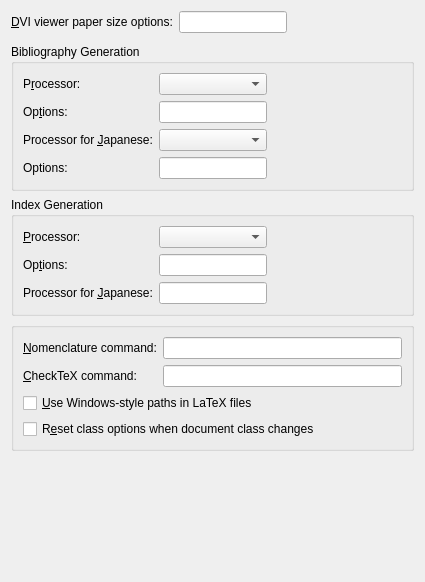
<?xml version="1.0" encoding="UTF-8"?>
<ui version="4.0">
 <class>PrefLatexUi</class>
 <widget class="QWidget" name="PrefLatexUi">
  <property name="geometry">
   <rect>
    <x>0</x>
    <y>0</y>
    <width>425</width>
    <height>582</height>
   </rect>
  </property>
  <property name="windowTitle">
   <string/>
  </property>
  <layout class="QGridLayout" name="gridLayout_8">
   <item row="0" column="0">
    <layout class="QGridLayout" name="gridLayout_4">
     <property name="leftMargin">
      <number>0</number>
     </property>
     <property name="topMargin">
      <number>0</number>
     </property>
     <property name="rightMargin">
      <number>0</number>
     </property>
     <property name="bottomMargin">
      <number>0</number>
     </property>
     <item row="0" column="0">
      <widget class="QLabel" name="latexDviPaperLA">
       <property name="text">
        <string>&amp;DVI viewer paper size options:</string>
       </property>
       <property name="buddy">
        <cstring>latexDviPaperED</cstring>
       </property>
      </widget>
     </item>
     <item row="0" column="1">
      <widget class="QLineEdit" name="latexDviPaperED">
       <property name="toolTip">
        <string>Optional paper size flag (-paper) for some DVI viewers</string>
       </property>
      </widget>
     </item>
    </layout>
   </item>
   <item row="0" column="1">
    <spacer name="horizontalSpacer_4">
     <property name="orientation">
      <enum>Qt::Horizontal</enum>
     </property>
     <property name="sizeHint" stdset="0">
      <size>
       <width>33</width>
       <height>20</height>
      </size>
     </property>
    </spacer>
   </item>
   <item row="1" column="0">
    <spacer name="verticalSpacer_2">
     <property name="orientation">
      <enum>Qt::Vertical</enum>
     </property>
     <property name="sizeType">
      <enum>QSizePolicy::Fixed</enum>
     </property>
     <property name="sizeHint" stdset="0">
      <size>
       <width>20</width>
       <height>5</height>
      </size>
     </property>
    </spacer>
   </item>
   <item row="2" column="0" colspan="2">
    <widget class="QGroupBox" name="bibtexGB">
     <property name="title">
      <string>Bibliography Generation</string>
     </property>
     <property name="flat">
      <bool>true</bool>
     </property>
     <layout class="QGridLayout" name="gridLayout_7">
      <item row="0" column="0" rowspan="2">
       <layout class="QGridLayout" name="gridLayout">
        <item row="0" column="0">
         <widget class="QLabel" name="latexBibtexLA">
          <property name="text">
           <string>P&amp;rocessor:</string>
          </property>
          <property name="buddy">
           <cstring>latexBibtexCO</cstring>
          </property>
         </widget>
        </item>
        <item row="0" column="1">
         <widget class="QComboBox" name="latexBibtexCO"/>
        </item>
        <item row="1" column="0">
         <widget class="QLabel" name="latexBibtexOptionsLA">
          <property name="text">
           <string>Op&amp;tions:</string>
          </property>
          <property name="buddy">
           <cstring>latexBibtexED</cstring>
          </property>
         </widget>
        </item>
        <item row="1" column="1">
         <widget class="QLineEdit" name="latexBibtexED">
          <property name="toolTip">
           <string>BibTeX command and options</string>
          </property>
         </widget>
        </item>
        <item row="2" column="0">
         <widget class="QLabel" name="latexJBibtexLA">
          <property name="text">
           <string>Processor for &amp;Japanese:</string>
          </property>
          <property name="buddy">
           <cstring>latexJBibtexCO</cstring>
          </property>
         </widget>
        </item>
        <item row="2" column="1">
         <widget class="QComboBox" name="latexJBibtexCO"/>
        </item>
        <item row="3" column="0">
         <widget class="QLabel" name="latexJBibtexOptionsLA">
          <property name="text">
           <string>Options:</string>
          </property>
          <property name="buddy">
           <cstring>latexJBibtexED</cstring>
          </property>
         </widget>
        </item>
        <item row="3" column="1">
         <widget class="QLineEdit" name="latexJBibtexED">
          <property name="toolTip">
           <string>Specific BibTeX command and options for pLaTeX (Japanese)</string>
          </property>
         </widget>
        </item>
       </layout>
      </item>
      <item row="0" column="1">
       <spacer name="horizontalSpacer">
        <property name="orientation">
         <enum>Qt::Horizontal</enum>
        </property>
        <property name="sizeHint" stdset="0">
         <size>
          <width>52</width>
          <height>20</height>
         </size>
        </property>
       </spacer>
      </item>
      <item row="1" column="1">
       <spacer name="horizontalSpacer_3">
        <property name="orientation">
         <enum>Qt::Horizontal</enum>
        </property>
        <property name="sizeHint" stdset="0">
         <size>
          <width>49</width>
          <height>20</height>
         </size>
        </property>
       </spacer>
      </item>
     </layout>
    </widget>
   </item>
   <item row="3" column="0" colspan="2">
    <widget class="QGroupBox" name="indexGB">
     <property name="title">
      <string>Index Generation</string>
     </property>
     <property name="flat">
      <bool>true</bool>
     </property>
     <layout class="QGridLayout" name="gridLayout_5">
      <item row="0" column="0">
       <layout class="QGridLayout" name="gridLayout_2">
        <item row="0" column="0">
         <widget class="QLabel" name="latexIndexLA">
          <property name="text">
           <string>&amp;Processor:</string>
          </property>
          <property name="buddy">
           <cstring>latexIndexCO</cstring>
          </property>
         </widget>
        </item>
        <item row="0" column="1">
         <widget class="QComboBox" name="latexIndexCO"/>
        </item>
        <item row="1" column="0">
         <widget class="QLabel" name="latexIndexOptionsLA">
          <property name="text">
           <string>Op&amp;tions:</string>
          </property>
          <property name="buddy">
           <cstring>latexIndexED</cstring>
          </property>
         </widget>
        </item>
        <item row="1" column="1">
         <widget class="QLineEdit" name="latexIndexED">
          <property name="toolTip">
           <string>Index command and options (makeindex, xindy)</string>
          </property>
         </widget>
        </item>
        <item row="2" column="0">
         <widget class="QLabel" name="latexJIndexLA">
          <property name="text">
           <string>Processor for &amp;Japanese:</string>
          </property>
          <property name="buddy">
           <cstring>latexJIndexED</cstring>
          </property>
         </widget>
        </item>
        <item row="2" column="1">
         <widget class="QLineEdit" name="latexJIndexED">
          <property name="toolTip">
           <string>Specific index command and options for pLaTeX (Japanese)</string>
          </property>
         </widget>
        </item>
       </layout>
      </item>
      <item row="0" column="1">
       <spacer name="horizontalSpacer_2">
        <property name="orientation">
         <enum>Qt::Horizontal</enum>
        </property>
        <property name="sizeHint" stdset="0">
         <size>
          <width>52</width>
          <height>20</height>
         </size>
        </property>
       </spacer>
      </item>
     </layout>
    </widget>
   </item>
   <item row="4" column="0" colspan="2">
    <widget class="QGroupBox" name="groupBox">
     <property name="title">
      <string/>
     </property>
     <property name="flat">
      <bool>true</bool>
     </property>
     <layout class="QGridLayout" name="gridLayout_6">
      <item row="0" column="0">
       <layout class="QGridLayout" name="gridLayout_3">
        <item row="0" column="1">
         <widget class="QLineEdit" name="latexNomenclED">
          <property name="toolTip">
           <string>Command and options for nomencl (usually makeindex)</string>
          </property>
         </widget>
        </item>
        <item row="1" column="1">
         <widget class="QLineEdit" name="latexChecktexED">
          <property name="toolTip">
           <string>CheckTeX start options and flags</string>
          </property>
         </widget>
        </item>
        <item row="1" column="0">
         <widget class="QLabel" name="latexChecktexLA">
          <property name="text">
           <string>&amp;CheckTeX command:</string>
          </property>
          <property name="buddy">
           <cstring>latexChecktexED</cstring>
          </property>
         </widget>
        </item>
        <item row="0" column="0">
         <widget class="QLabel" name="latexNomenclLA">
          <property name="text">
           <string>&amp;Nomenclature command:</string>
          </property>
          <property name="buddy">
           <cstring>latexNomenclED</cstring>
          </property>
         </widget>
        </item>
       </layout>
      </item>
      <item row="1" column="0">
       <widget class="QCheckBox" name="pathCB">
        <property name="enabled">
         <bool>true</bool>
        </property>
        <property name="toolTip">
         <string>Select whether LyX should output Windows or Cygwin style paths to LaTeX files. Change the default only if the TeX engine was not correctly detected at configure time. Warning: Your changes here will not be saved.</string>
        </property>
        <property name="layoutDirection">
         <enum>Qt::LeftToRight</enum>
        </property>
        <property name="text">
         <string>&amp;Use Windows-style paths in LaTeX files</string>
        </property>
       </widget>
      </item>
      <item row="2" column="0">
       <widget class="QCheckBox" name="latexAutoresetCB">
        <property name="toolTip">
         <string>Set class options to default on class change</string>
        </property>
        <property name="text">
         <string>R&amp;eset class options when document class changes</string>
        </property>
       </widget>
      </item>
     </layout>
    </widget>
   </item>
   <item row="5" column="0">
    <spacer name="verticalSpacer">
     <property name="orientation">
      <enum>Qt::Vertical</enum>
     </property>
     <property name="sizeHint" stdset="0">
      <size>
       <width>20</width>
       <height>40</height>
      </size>
     </property>
    </spacer>
   </item>
  </layout>
 </widget>
 <includes>
  <include location="local">qt_i18n.h</include>
 </includes>
 <resources/>
 <connections/>
</ui>
